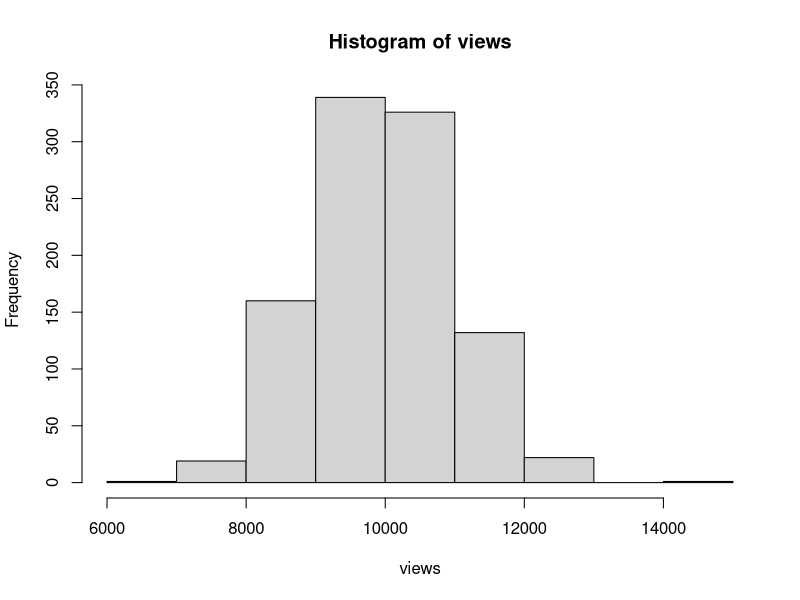
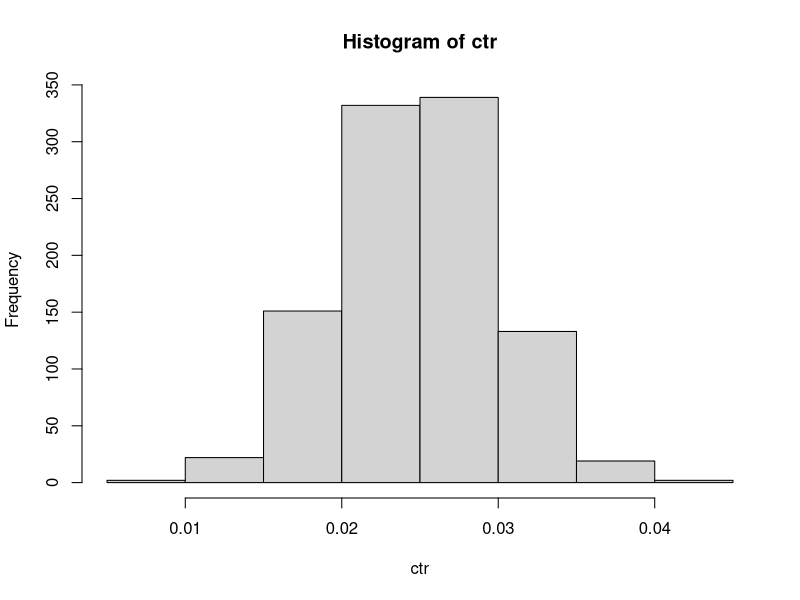
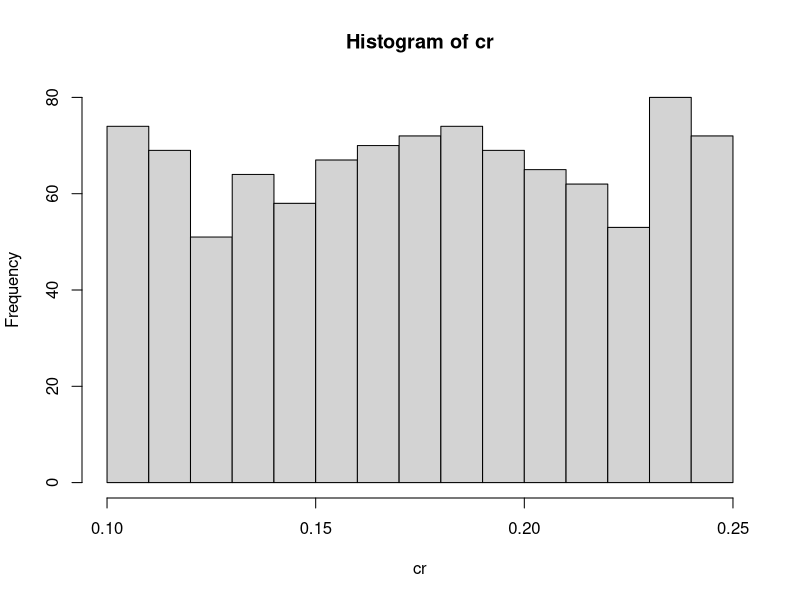
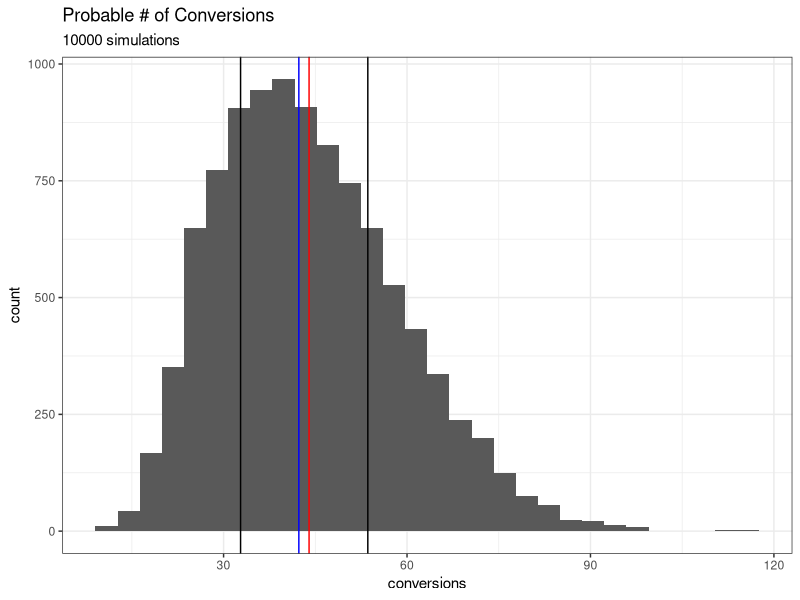

The R script that drew these images, in order:
## ---- chunk 1
library(tidyverse)
library(lubridate)

## ---- chunk 2
## distribution: assumed to be normal
mean_view <- 10000
sd_view <- mean_view*.1
## number of trials
nn <- 1000
views <- rnorm(n=nn, mean=mean_view, sd=sd_view)

hist(views)
## ---- chunk 3
## distribution: estimated normal
mean_ctr <- .025
sd_ctr <- mean_ctr*0.2
## was going to use these to set limits but realized that this throws off probabilities - will revist
#limit_min <- 0.015
#limit_max <- 0.035 
## number of trials
nn <- 1000
ctr <- rnorm(n=nn, mean=mean_ctr, sd=sd_ctr)

hist(ctr)
## ---- chunk 4
## distribution: even between upper and lower limit
limit_min <- 10
limit_max <- 25
nn <- 1000
cr <- runif(n=nn, min=limit_min, max=limit_max)/100
hist(cr)
## ---- chunk 5
## build a table one row at a time 
df_video_conversion <- data.frame()
sims <- 10000
for(s in 1:sims){
nn <- 1
#views <- rnorm(n=nn, mean=mean_view, sd=sd_view)
#ctr <- rnorm(n=nn, mean=mean_ctr, sd=sd_ctr)
#cr <- runif(n=nn, min=limit_min, max=limit_max)/100
df_sim <- data.frame(
  views=rnorm(n=nn, mean=mean_view, sd=sd_view),
  ctr=rnorm(n=nn, mean=mean_ctr, sd=sd_ctr),
  cr=runif(n=nn, min=limit_min, max=limit_max)/100
)
df_sim <- df_sim %>% mutate(
  conversions=views*ctr*cr
)
df_video_conversion <- bind_rows(df_video_conversion, df_sim)
}
## ---- chunk 6
## stats for lines
ref_mean <- mean(df_video_conversion$conversions)
ref_med <- median(df_video_conversion$conversions)
ref_q1 <- quantile(df_video_conversion$conversions, 0.25)
ref_q3 <- quantile(df_video_conversion$conversions, 0.75)

ggplot(df_video_conversion, aes(x=conversions))+geom_histogram()+
  geom_vline(xintercept=ref_mean, color='red')+
  geom_vline(xintercept=ref_med, color='blue')+
  geom_vline(xintercept=ref_q1)+
  geom_vline(xintercept = ref_q3)+
  theme_bw()+ggtitle(label='Probable # of Conversions', 
                     subtitle=paste0(sims, " simulations"))

## ---- chunk 7
conv_calc <- mean_view * mean_ctr * mean(c(limit_max, limit_min))/100
